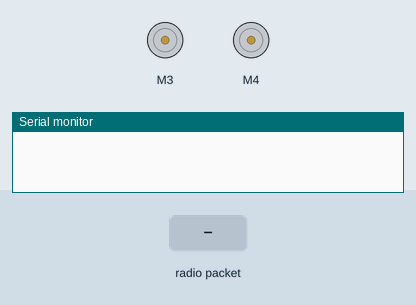
A sketch run on a simulated Arduino Uno, built with avr-gcc and run on an emulated ATmega328P. On the bench: 2 × DC motor (green arrow = forward, orange = backward, longer = faster), the last lines printed to the serial monitor. Inputs (shaded band) come from the test bench. No radio packets arrive unless stated.

Above: at 1.2 s.
1.3 s: radio packet "f" arrives
At 2.5 s:
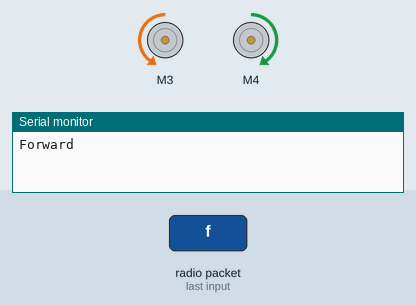
2.8 s: radio packet "b" arrives
At 3.6 s:
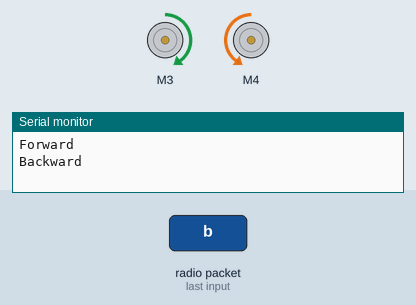
4.3 s: radio packet "r" arrives
At 4.8 s:
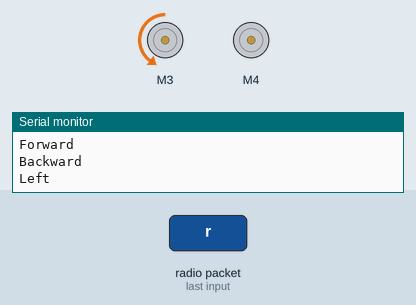
5.8 s: radio packet "l" arrives
At 7.1 s:
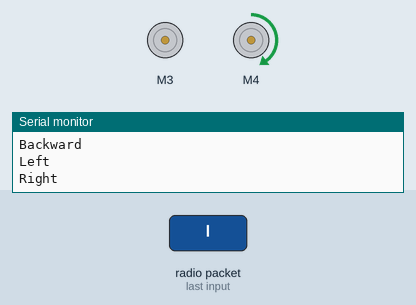
Timing chart, 0 to 8.3 s (numbered marks = the images above; inputs shaded):
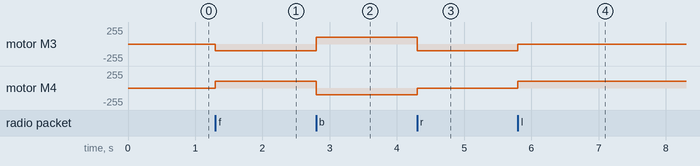

The sketch:

RX_code.ino
```cpp
/* Receiver code for Gesture_controlled_robot */

#include <VirtualWire.h>
#include <AFMotor.h>

AF_DCMotor motor3(3);
AF_DCMotor motor4(4);

void setup()
{
    vw_set_rx_pin(11);
    vw_setup(2000);
    motor3.setSpeed(100);
    motor4.setSpeed(100);
    vw_rx_start();
    Serial.begin(9600);
}

void loop()
{
    uint8_t buf[VW_MAX_MESSAGE_LEN];
    uint8_t buflen = VW_MAX_MESSAGE_LEN;

    if (vw_get_message(buf, &buflen))
    {
      if(buf[0]=='f')
      {
       motor3.run(BACKWARD);
       motor4.run(FORWARD);
       Serial.println("Forward");
      }
      else if(buf[0]=='b')
      {
       motor3.run(FORWARD);
       motor4.run(BACKWARD);
       Serial.println("Backward");
      }
      else if(buf[0]=='r')
      {
       motor3.run(BACKWARD);
       motor4.run(RELEASE);
       Serial.println("Left");
      }
      else if(buf[0]=='l')
      {
       motor3.run(RELEASE);
       motor4.run(FORWARD);
       Serial.println("Right");
      }
      else if(buf[0]=='s')
      {
       motor3.run(RELEASE);
       motor4.run(RELEASE);
       Serial.println("Stop");
      }
    }
}
```

Measured:
- after the input at 1.3 s, motor M3: stopped → backward 100/255 at once; motor M4: stopped → forward 100/255 at once
- after the input at 2.8 s, motor M3: backward 100/255 → forward 100/255 at once; motor M4: forward 100/255 → backward 100/255 at once
- after the input at 4.3 s, motor M3: forward 100/255 → backward 100/255 at once; motor M4: backward 100/255 → stopped at once
- after the input at 5.8 s, motor M3: backward 100/255 → stopped at once; motor M4: stopped → forward 100/255 at once
